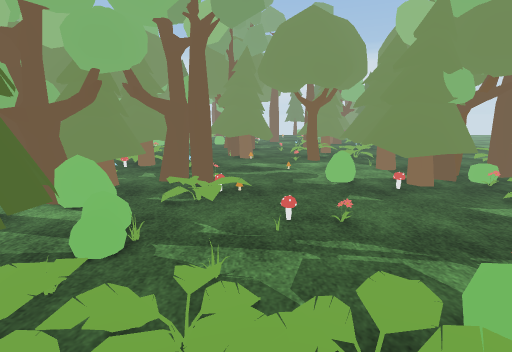
View 1 (above)

24 first-person views from a walk through a Unity game level. The camera is 1.5 m above the floor, tilts 12° down and sees 85° across. The floor is counted in squares, 0.5 m on a side. Each view is taken from the middle of a square. On the plan, view 1 faces up. The plan holds only what a view shows up to about 20 squares ahead; the rest is blank. The place goes on beyond the plan. The player character is not drawn. Some surface patterns are stand-ins.

View 2
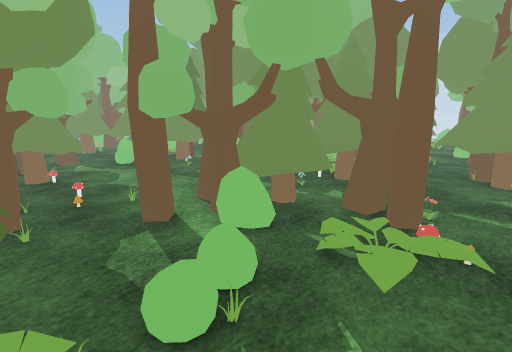

View 3
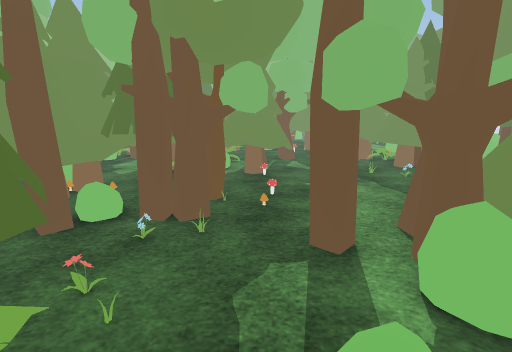

View 4
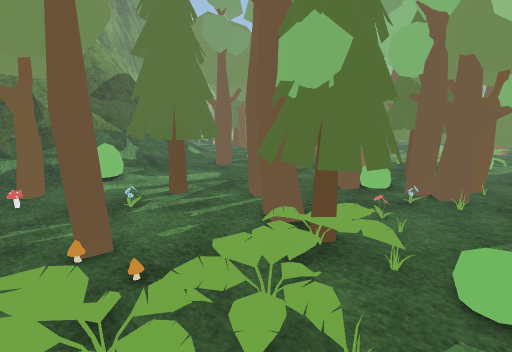

View 5
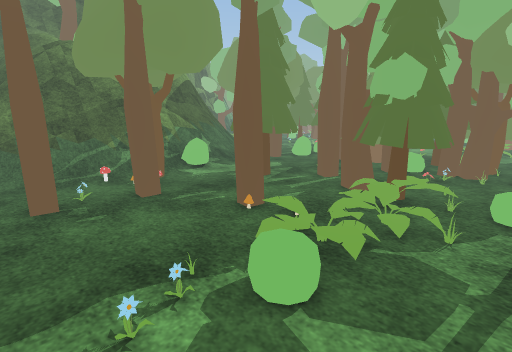

View 6
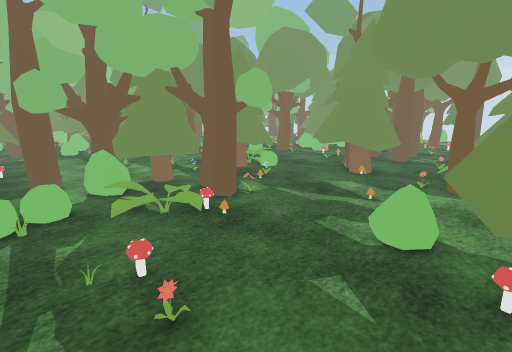

View 7
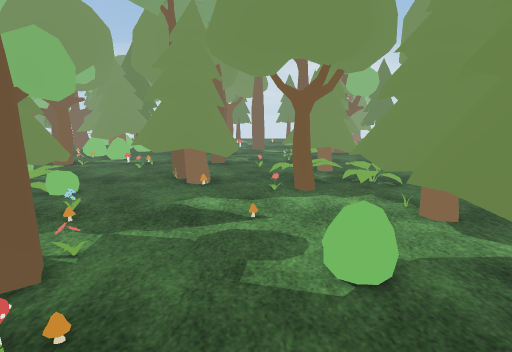

View 8
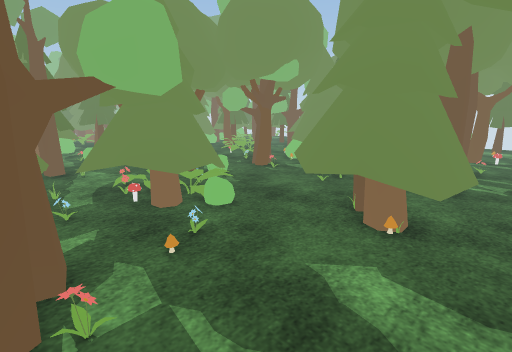

View 9
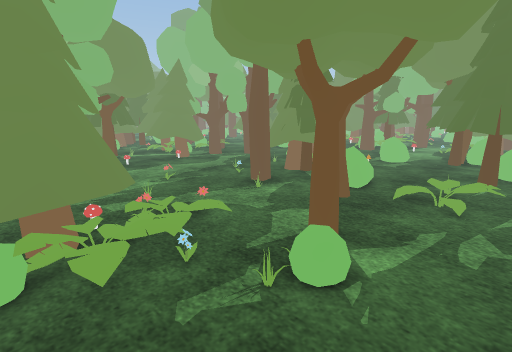

View 10
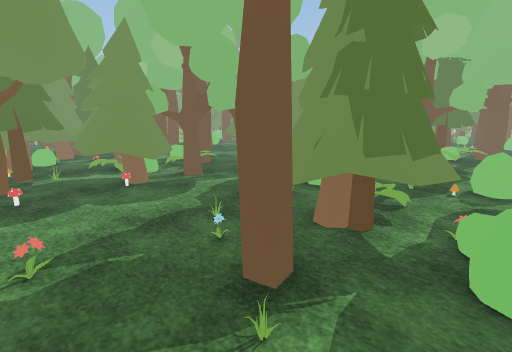

View 11
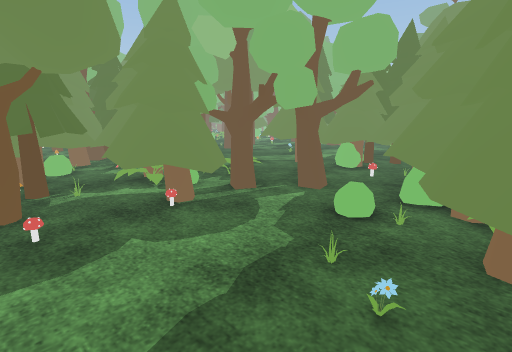

View 12
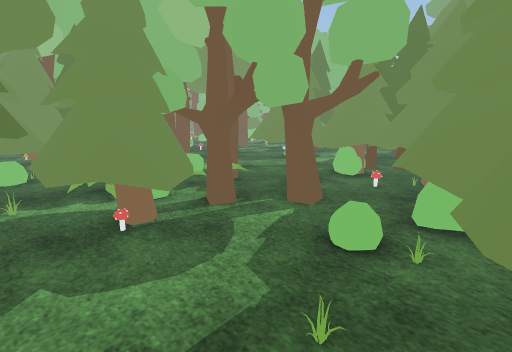

View 13
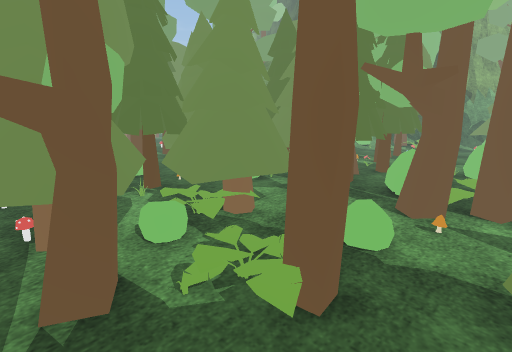

View 14
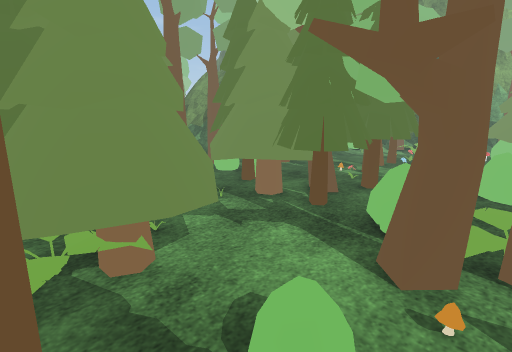

View 15
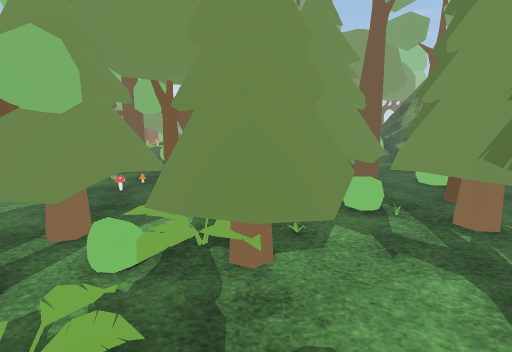

View 16
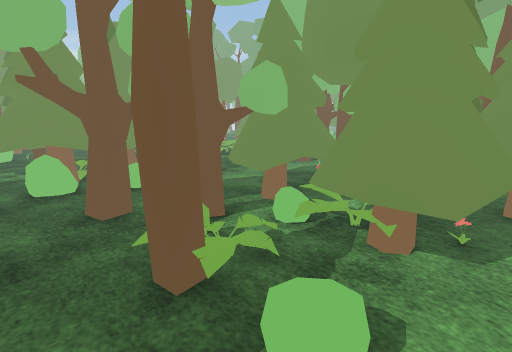

View 17
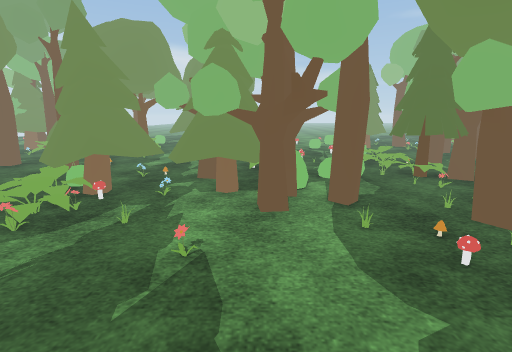

View 18
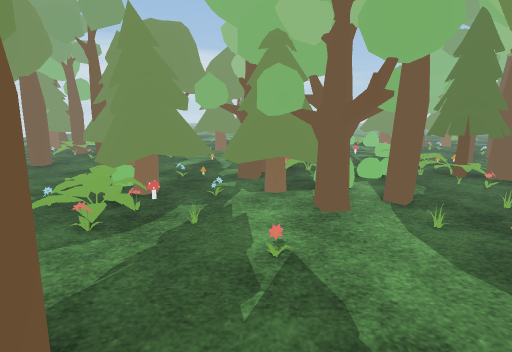

View 19
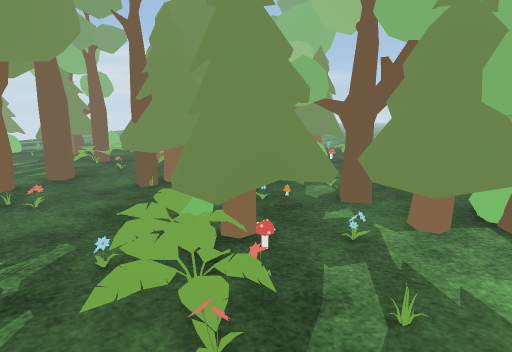

View 20
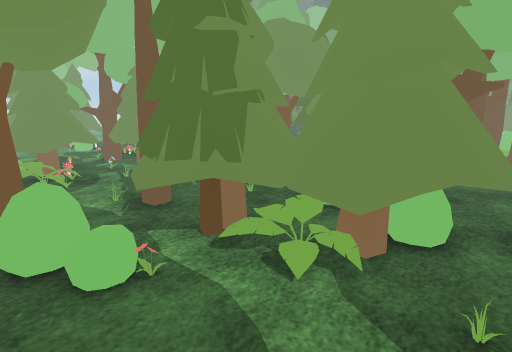

View 21
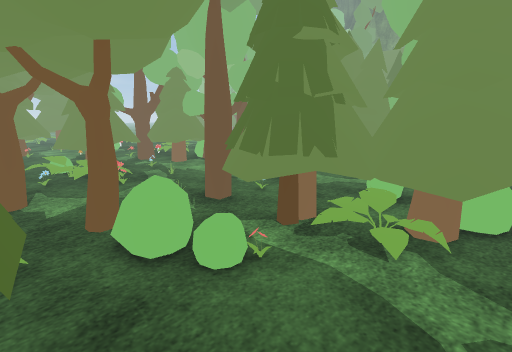

View 22
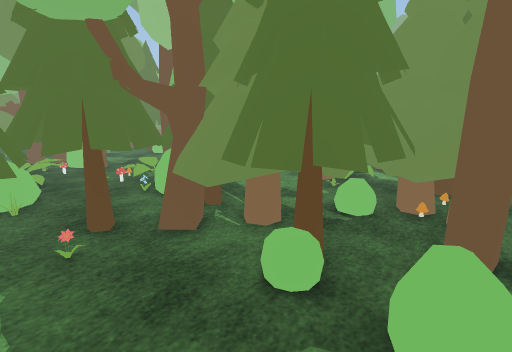

View 23
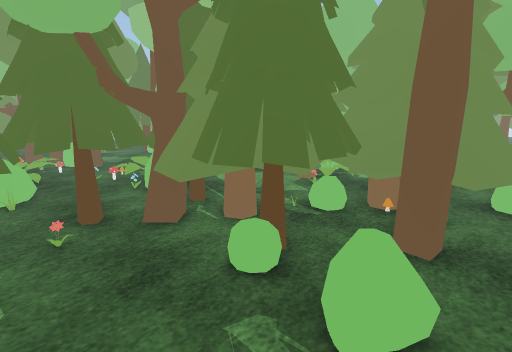

View 24
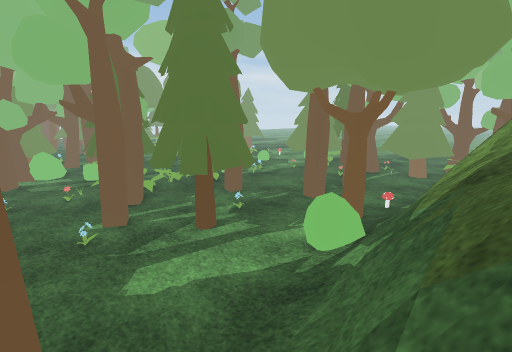

### Floor plan
Key: @ floor where view 1 was taken; # wall or solid block; . main floor; : floor 0.25 m higher than the main floor; + floor 0.5 m higher than the main floor; / step, stairs or slope; = window, fence, low wall or low ledge; ^ raised ledge; T tree; M mushroom; F flower; B bush; O other object.
Columns run from 25 left of view 1 to 7 right of it. Each row starts with its distance up from view 1.
 25 BOB   .........TO..........O.
 24 BBTTTT.OO/..........O........TTT
 23   TTTT.///.............T  ...TTTT
 22  .TTT...//...T.O......TTTTT./ TTT
 21  ............T.......TTTTTT../O//
 20 .......BBTT.....F/O...TTTOT..T/./
 19 ......BBBTT....//TTT..TTTTT.OT..
 18 B....FT.......F/TTTTT...TT....TTT
 17 O...TTTT......./FMTTTF........TTT
 16 .TTTTTTTTTT.....TTTTT.M....O..TTT
 15 TTTTTTTTTTT......FFT..........TTT
 14 TTTT   T.F......TFFT.TT.......TTT
 13  TTTTTT......F..TTTTTTTF.....BTTT
 12  TTTT..........TTTTTT.TT......TM
 11 ..TT.O..........TTTTT.//M.....TMT
 10 ...............TTTBBB.////......T
  9 ..TT...........T.TBB../O/........
  8 ..TTTT.TTT......TTT.......M.F....
  7 .....TTTTMT.M....T...+...........
  6 ....TTTTMMT...O......::..........
  5 T..O/TTTTTT.TTTT...............
  4 T.TO//OTTTTTTTTT....TTT///.//..
  3 T. T//TTT.TT  TTF..FTTTT/////:..
  2 .....TTTTTTTTT......TTTTO////.FF.
  1 ...O.TTTTTTTTT.OT...TTT..M.......
  0 .....TTTFTTTOTTTT...TT...@M......
 -1 .M....TT TT TTTT...TT....TM......
 -2 ..TT.....TT OTTT...TTTT..........
 -3 TTTT....TTTTTTTT..O.TTTO.........
 -4 TT.T.TTTTTTTTTT.....TTTT...TT..T.
 -5 O//BBTTT  TTT.......TTTT...TT.OT.
 -6 O//OBTTT TTTTT.......TT...M......
 -7 O....TTTTTTTTBB..........TTO.....
 -8 ....TTTTTTTTTBBTT.....BB/TT.O....
 -9 ....TTTTT.....  ....//////////...
-10  BB.TTTF......  ./ /#=/#====////
-11  BB..  TTO... ..// ===^^###==/ /
-12        TTO. .T  /  ^^^^^####^= =

Where each view was taken, in squares from view 1:
view 1: 0 up, 0 right, facing up
view 2: 4 up, 0 right, facing up-left
view 3: 6 up, 2 left, facing left
view 4: 6 up, 2 right, facing down-left
view 5: 6 up, 7 right, facing down-left
view 6: 6 up, 6 right, facing up-left
view 7: 8 up, 2 right, facing up
view 8: 13 up, 2 right, facing up-left
view 9: 25 up, 6 left, facing down-left
view 10: 19 up, 12 left, facing down-left
view 11: 15 up, 12 left, facing down-left
view 12: 14 up, 14 left, facing down-left
view 13: 7 up, 25 left, facing down-right
view 14: 3 up, 24 left, facing down-right
view 15: 1 up, 24 left, facing right
view 16: 1 down, 25 left, facing up-right
view 17: 11 up, 18 left, facing right
view 18: 13 up, 18 left, facing right
view 19: 17 up, 14 left, facing right
view 20: 20 up, 25 left, facing down-right
view 21: 22 up, 24 left, facing down-right
view 22: 11 down, 11 left, facing up-left
view 23: 11 down, 10 left, facing up-left
view 24: 12 down, 9 left, facing up-right
